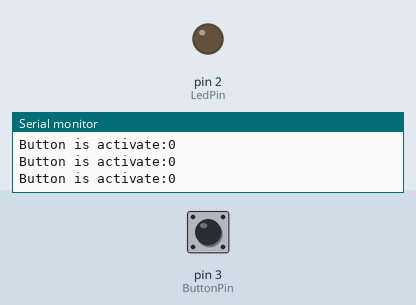
This sketch was run on a simulated Arduino Uno, built with avr-gcc and run on an emulated ATmega328P. Shown: output pins drawn as LEDs (lit = HIGH), the last lines printed to the serial monitor. The inputs (shaded band) are chosen by the test bench; at power-on: pin 3 (ButtonPin) LOW.

Above: at 1.2 s.
1.3 s: pin 3 (ButtonPin) pulled HIGH for 0.15 s
At 1.4 s:
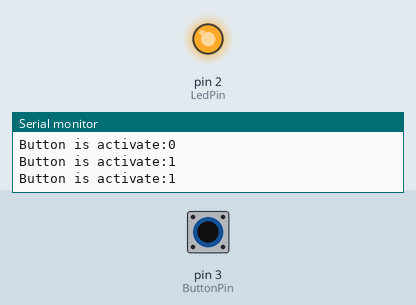
2.9 s: pin 3 (ButtonPin) pulled HIGH for 3.2 s
At 7.1 s:
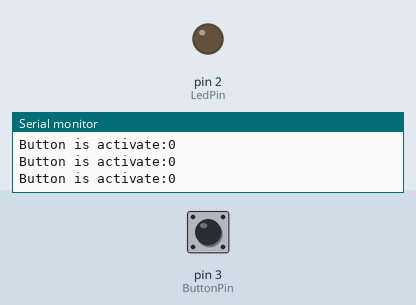
Timing chart, 0 to 8.6 s (numbered marks = the images above; inputs shaded):
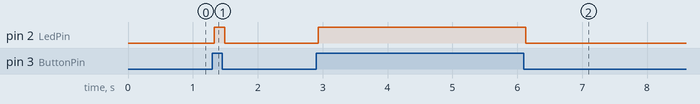

Measured:
- after the input at 1.3 s, pin 2 (LedPin): LOW → HIGH at once, → LOW 0.16 s later
- after the input at 2.9 s, pin 2 (LedPin): LOW → HIGH at once, → LOW 3.2 s later

The sketch:

04_up_down_led_with_button.ino
```cpp
int LedPin=2;
int ButtonPin=3;
bool ButtonIsActivate;

//we used a koms resistor for simulate the statut of button
void setup()
{
  pinMode(LedPin, OUTPUT);
  pinMode(ButtonPin, INPUT);
  ButtonIsActivate=false;
  //use Serial Monitor to 9600 for read print
  Serial.begin(9600);

}

void loop()
{
  ButtonIsActivate = digitalRead(ButtonPin);
  Serial.print("Button is activate:");
  Serial.println(ButtonIsActivate);
  if(ButtonIsActivate == true)
  {
    digitalWrite(LedPin, HIGH);
  }
  else
  {
    digitalWrite(LedPin, LOW);
  }
}
```
